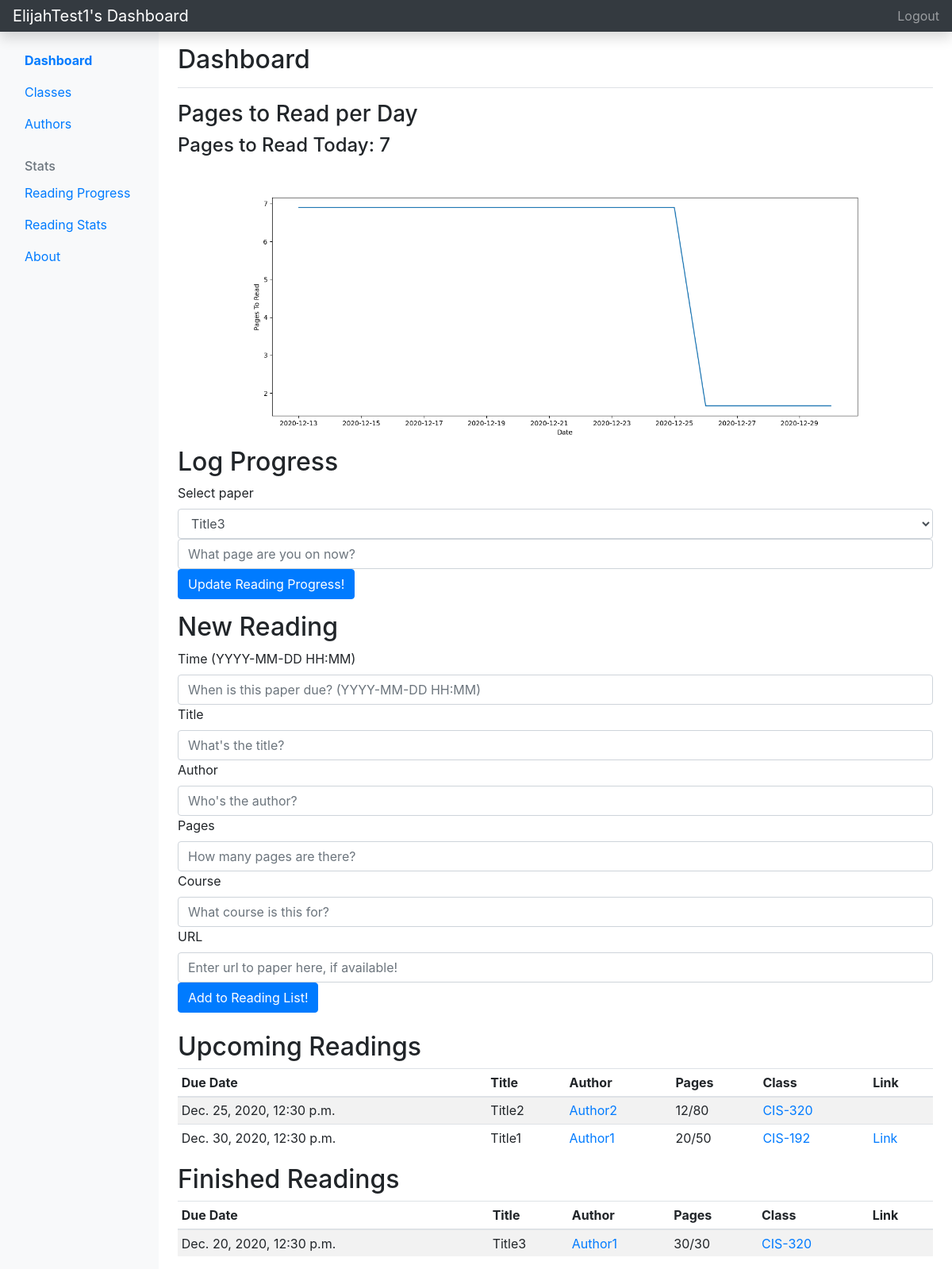
Screenshot of /dashboard/ (signed in) with the database file from the repository.
### main/models.py (models this page shows, shortened)
class User(AbstractUser):
    courses = models.ManyToManyField(Course, related_name="user") # courses the user is taking
    papers = models.ManyToManyField(Paper, related_name="user") # the papers the user has added

class Paper(models.Model):
    title = models.CharField(max_length=200, blank=False) # title of the paper, required
    author = models.CharField(max_length=200, blank=True) # author of the paper, not required
    totalPages = models.IntegerField(default=1) # number of pages in the paper (set by user), defaults to 1
    readPages = models.IntegerField(default=0) # number of pages the user has read, defaults to 0
    url = models.CharField(max_length=200, blank=True) # url link of the paper, not required
    addDate = models.DateTimeField(auto_now_add=True, null=True) # time this paper was added by the user
    dueDate = models.DateTimeField(auto_now_add=False, null=True) # time this paper is due
    comments = models.TextField(blank=True) # user added comment about paper
    course = models.ForeignKey(Course, on_delete=models.DO_NOTHING, related_name="paper") # the course this paper belongs to

class Course(models.Model):
    name = models.CharField(max_length=12) # name of the class
    isClassActive = models.BooleanField() # is the currently active, not a previously taken class
    def __str__(self):
        return f'{self.name}'

### main/views.py (the view, shortened to what this page needs)
# urls.py: path('dashboard/', dashboard_view),
def dashboard_view(request):
    if not request.user.is_authenticated:
        return redirect('/accounts?needLogin=True')
    papers = request.user.papers.all().order_by('dueDate') # show closer deadlines first
    today = timezone.now()
    papersFiltered = request.user.papers.order_by('dueDate')
    pagesDays = []
    dates = []
    for paper in papersFiltered:
        daysUntil = max((paper.dueDate.date() - today.date()).days, 0) + 1
        pagesPerDay = (paper.totalPages - paper.readPages) / daysUntil
        for i in range(daysUntil):
            if len(pagesDays) > i:
                pagesDays[i] += pagesPerDay
            else:
                pagesDays.append(pagesPerDay)
                dates.append(today.date() + datetime.timedelta(days=i))
    plt.plot(dates, pagesDays)
    plt.ylabel('Pages To Read')
    plt.xlabel('Date')
    fig = plt.gcf()
    fig.set_size_inches(16, 6)
    buf = io.BytesIO()
    fig.savefig(buf, format='png')
    buf.seek(0)
    uri = urllib.parse.quote(base64.b64encode(buf.read()))
    plt.close()
    return render(request, 'dashboard.html', {'papers': papers, 'pagesPerDayGraph': uri, 'pagesToReadToday': math.ceil(pagesDays[0]) if len(pagesDays) > 0 else 0})

### main/templates/dashboard.html (shortened to what this page needs)
<!doctype html>
<html lang="en">
<head>
    <link rel="stylesheet" href="https://cdn.jsdelivr.net/npm/bootstrap@4.5.3/dist/css/bootstrap.min.css"
>
</head>
<body>
    <header class="navbar navbar-dark sticky-top bg-dark flex-md-nowrap p-0 shadow">
        <a class="navbar-brand col-md-3 col-lg-2 me-0 px-3" href="/dashboard">{{request.user.username}}'s Dashboard</a>
        <ul class="navbar-nav px-3">
            <li class="nav-item text-nowrap">
                <a class="nav-link" href="/logout">Logout</a>
            </li>
        </ul>
    </header>
    <div class="container-fluid">
        <div class="row">
            <nav id="sidebarMenu" class="col-md-3 col-lg-2 d-md-block bg-light sidebar collapse">
                <div class="position-sticky pt-3">
                    <ul class="nav flex-column">
                        <li class="nav-item">
                            <a class="nav-link active" aria-current="page" href="/">
                                Dashboard
                            </a>
                        </li>
                        <li class="nav-item">
                            <a class="nav-link" href="/classes">
                                Classes
                            </a>
                        </li>
                        <li class="nav-item">
                            <a class="nav-link" href="/authors">
                                Authors
                            </a>
                        </li>
                    </ul>
                    <h6
                        class="sidebar-heading d-flex justify-content-between align-items-center px-3 mt-4 mb-1 text-muted">
                        <span>Stats</span>
                    </h6>
                    <ul class="nav flex-column mb-2">
                        <li class="nav-item">
                            <a class="nav-link" href="/readingProgress">
                                Reading Progress
                            </a>
                        </li>
                        <li class="nav-item">
                            <a class="nav-link" href="/readingStats">
                                Reading Stats
                            </a>
                        </li>
                        <li class="nav-item">
                            <a class="nav-link" aria-current="page" href="/about">
                                About
                            </a>
                        </li>
                    </ul>
                </div>
            </nav>
            <main class="col-md-9 ms-sm-auto col-lg-10 px-md-4">
                <div
                    class="d-flex justify-content-between flex-wrap flex-md-nowrap align-items-center pt-3 pb-2 mb-3 border-bottom">
                    <h1 class="h2">Dashboard</h1>
                </div>
                <h3>Pages to Read per Day</h3>
                <h4>Pages to Read Today: {{pagesToReadToday}}</h4>
                <img alt="" height="auto" width="100%">
                <h2>Log Progress</h2>
                <form method="POST" action="/progress/">
                    <div class="form-group">
                        <label for="paper">Select paper</label>
                        <select class="form-control" name="paper">
                          {% for paper in papers%}
                          <option value="{{paper.title}}">{{paper.title}}</option>
                          {% endfor %}
                        </select>
                        <input name="readPages" class="form-control" placeholder="What page are you on now?" required/>
                        <button type="submit" class="btn btn-primary">Update Reading Progress!</button>
                      </div>
                </form>
                <h2>New Reading</h2>
                <form method="POST" action="/dashboard/">
                    <label>Time (YYYY-MM-DD HH:MM)</label><input name="dueDate" class="form-control" placeholder="When is this paper due? (YYYY-MM-DD HH:MM)" required/>
                    <label>Title</label><input name="title" class="form-control" placeholder="What's the title?" required/>
                    <label>Author</label><input name="author" class="form-control" placeholder="Who's the author?" />
                    <label>Pages</label><input name="pages" class="form-control" placeholder="How many pages are there?" required/>
                    <label>Course</label><input name="course" class="form-control" placeholder="What course is this for?" required/>
                    <label>URL</label><input name="url" class="form-control" placeholder="Enter url to paper here, if available!" />
                    <button type="submit" class="btn btn-primary">Add to Reading List!</button>
                </form>
                <br />
                <h2>Upcoming Readings</h2>
                <div class="table-responsive">
                    <table class="table table-striped table-sm">
                        <thead>
                            <tr>
                                <th>Due Date</th>
                                <th>Title</th>
                                <th>Author</th>
                                <th>Pages</th>
                                <th>Class</th>
                                <th>Link</th>
                            </tr>
                        </thead>
                        <tbody>
                            {% for paper in papers %}
                            {% if paper.readPages != paper.totalPages %}
                            <tr>
                                <td>{{paper.dueDate}}</td>
                                <td>{{paper.title}}</td>
                                <td><a href="/authorReadings?name={{paper.author}}">{{paper.author}}</a></td>
                                <td>{{paper.readPages}}/{{paper.totalPages}}</td>
                                <td><a href="/classReadings?name={{paper.course.name}}">{{paper.course}}</a></td>
                                <td>
                                    {% if paper.url != '' %}
                                    <a href={{paper.url}}>Link</a>
                                    {% else %}
                                    &nbsp;
                                    {% endif %}
                                </td>
                            </tr>
                            {% endif %}
                            {% endfor %}
                        </tbody>
                    </table>
                </div>
                <h2>Finished Readings</h2>
                <div id="finishedReadings" class="table-responsive">
                    <table class="table table-striped table-sm">
                        <thead>
                            <tr>
                                <th>Due Date</th>
                                <th>Title</th>
                                <th>Author</th>
                                <th>Pages</th>
                                <th>Class</th>
                                <th>Link</th>
                            </tr>
                        </thead>
                        <tbody>
                            {% for paper in papers %}
                            {% if paper.readPages == paper.totalPages %}
                            <tr>
                                <td>{{paper.dueDate}}</td>
                                <td>{{paper.title}}</td>
                                <td><a href="/authorReadings?name={{paper.author}}">{{paper.author}}</a></td>
                                <td>{{paper.readPages}}/{{paper.totalPages}}</td>
                                <td><a href="/classReadings?name={{paper.course.name}}">{{paper.course}}</a></td>
                                <td>
                                </td>
                            </tr>
                            {% endif %}
                            {% endfor %}
                        </tbody>
                    </table>
                </div>
            </main>
        </div>
    </div>
</body>
</html>

### main/templates/dashboard.html (style rules this page uses)
.active { font-weight: bold; }

### rows the page displays
User: user.username "ElijahTest1"
Paper: dueDate "Dec. 25, 2020, 12:30 p.m.", title "Title2", author "Author2", readPages "12", totalPages "80", course "CIS-320"
Paper: dueDate "Dec. 30, 2020, 12:30 p.m.", title "Title1", author "Author1", readPages "20", totalPages "50", course "CIS-192"
Paper: dueDate "Dec. 20, 2020, 12:30 p.m.", title "Title3", author "Author1", readPages "30", totalPages "30", course "CIS-320"

### other values shown
{{ pagesToReadToday }} "7"
form field paper "Title3"
